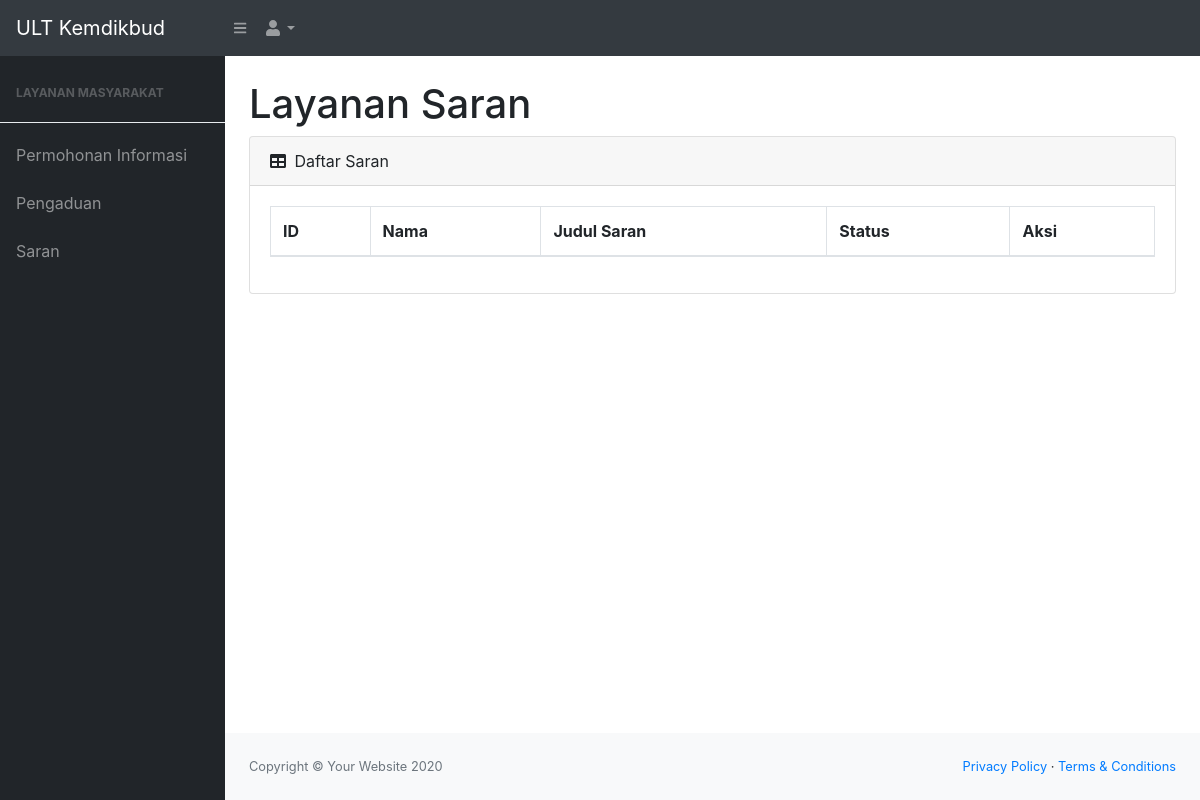
/index.php/saran/tampil_data, run on an earlier commit of the app's database.
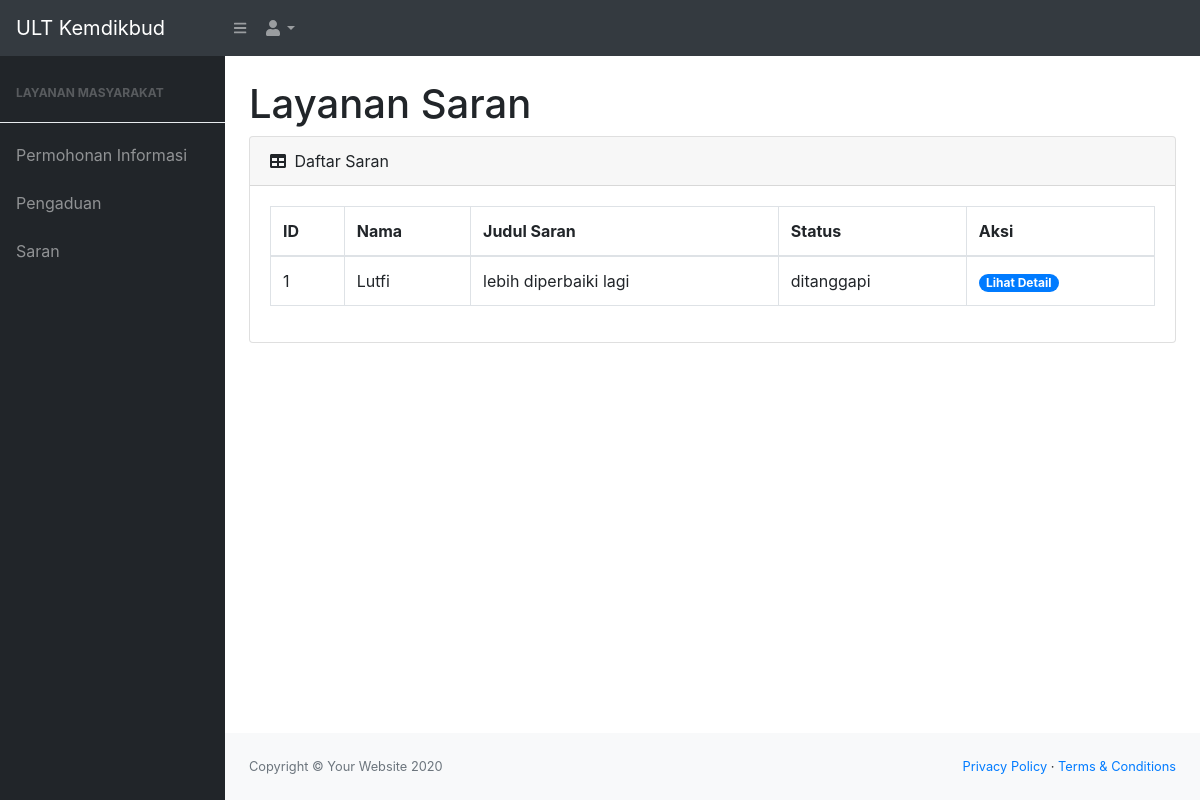
And on a later commit of the database.
### tables this page shows
CREATE TABLE `saran` (
  `id_saran` int(11) NOT NULL,
  `email_pemohon` varchar(1100) NOT NULL,
  `nama_pemohon` varchar(100) NOT NULL,
  `no_HP_pemohon` varchar(15) NOT NULL,
  `no_KTP_pemohon` varchar(100) NOT NULL,
  `alamat_pemohon` varchar(100) NOT NULL,
  `kecamatan_pemohon` varchar(100) NOT NULL,
  `kabupaten_pemohon` varchar(100) NOT NULL,
  `provinsi_pemohon` varchar(100) NOT NULL,
  `profesi_pemohon` varchar(100) NOT NULL,
  `judul_saran` text NOT NULL,
  `redaksi_saran` text NOT NULL,
  `status_saran` enum('ditanggapi','belum ditanggapi') NOT NULL
);

### application/controllers/Saran.php (called while the page is built, shortened)
<?php
class Saran extends CI_Controller
{
    public function __construct()
    {
        $this->load->library('form_validation');
        $this->load->model('Saran_model');
    }
    public function tampil_data()
    {
        $tampil = array(
            'data_Saran' => $this->Saran_model->tampil_saran()
        );
        $this->load->view('templates/header');
        $this->load->view('templates/nav');
        $this->load->view('admin/saran/tampil_saran', $tampil);
        $this->load->view('templates/footer');
    }
}

### index.php (called while the page is built, shortened)
<?php
require_once BASEPATH.'core/CodeIgniter.php';

### application/models/Saran_model.php (called while the page is built, shortened)
<?php
class Saran_model extends CI_Model
{
    public function tampil_saran()
    {
        $this->db->select('*')
            ->FROM('saran');
        $query = $this->db->get();
        return $query->result();
    }
}

### application/views/admin/saran/tampil_saran.php (the view, shortened to what this page needs)
<main>
    <div class="container-fluid">
        <h1 class="mt-4">Layanan Saran</h1>
        <div class="card mb-4">
            <div class="card-header">
                <i class="fas fa-table mr-1"></i>
                Daftar Saran
            </div>
            <div class="card-body">
                <div class="table-responsive">
                    <table class="table table-bordered" id="dataTable" width="100%" cellspacing="0">
                        <thead>
                            <tr>
                                <th>ID</th>
                                <th>Nama</th>
                                <th>Judul Saran</th>
                                <th>Status</th>
                                <th>Aksi</th>
                            </tr>
                        </thead>
                        <tbody>
                            <?php foreach ($data_Saran as $saran) : ?>
                                <tr>
                                    <td><?= $saran->id_saran ?></td>
                                    <td><?= $saran->nama_pemohon ?></td>
                                    <td><?= $saran->judul_saran ?></td>
                                    <td><?= $saran->status_saran ?></td>
                                    <td>
                                        <?php
                                        if ($saran->status_saran == 'belum ditanggapi') : ?>
                                            <a href='<?= site_url("Saran/ubah_status/$saran->id_saran") ?>' class="badge badge-success badge-pill">Ditanggapi</a>
                                            <a href='<?= site_url("Saran/detail_saran/$saran->id_saran") ?>' class="badge badge-primary badge-pill">Lihat Detail</a>
                                        <?php else : ?>
                                            <a href='<?= site_url("Saran/detail_saran/$saran->id_saran") ?>' class="badge badge-primary badge-pill">Lihat Detail</a>
                                        <?php endif; ?>
                                    </td>
                                </tr>
                            <?php
                            endforeach ?>
                        </tbody>
                    </table>
                </div>
            </div>
        </div>
    </div>
</main>

What changed in the data, as far as the page shows it:
added saran: id_saran "1", nama_pemohon "Lutfi", judul_saran "lebih diperbaiki lagi", status_saran "ditanggapi"
